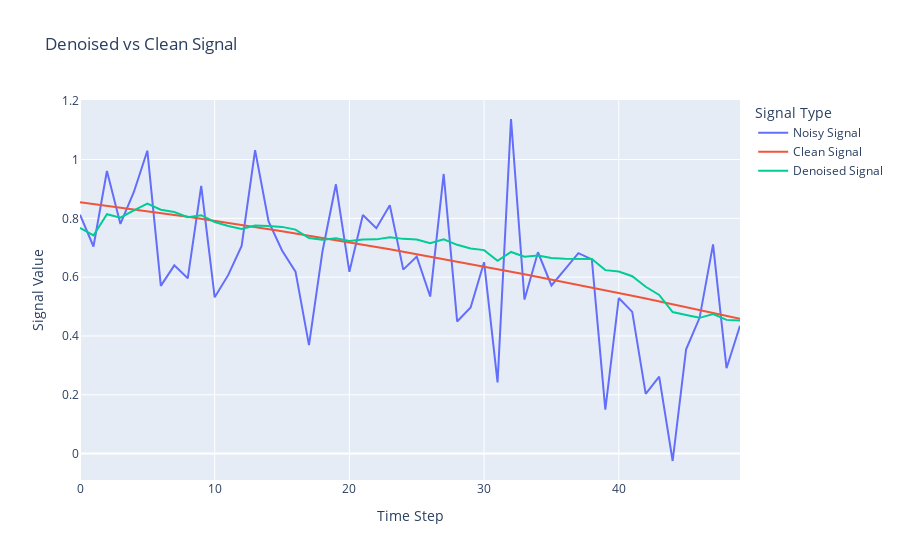

Notebook cell for this chart:
### Markdown cell above
## Inference data

### Code cell
# 加载模型
device = torch.device("cuda" if torch.cuda.is_available() else "cpu")

# 假设你有一个定义好的模型类
model = LSTMDenoiser(input_size=1, hidden_size=64, num_layers=2)
model.to(device)

# 加载已训练的模型权重
checkpoint = torch.load("models/best_model.pth", map_location=device)
model.load_state_dict(checkpoint['model_state_dict'])
model.eval()  # 设置模型为评估模式

# 预测降噪结果
with torch.no_grad():
    denoised_signal = model(final_noisy_batches[0][15].to(device))  # 添加 batch 维度 (1, sequence_length, input_size)
    denoised_signal = denoised_signal.squeeze(0)  # 移除 batch 维度，形状为 (sequence_length, input_size)

# 绘制降噪结果与干净信号的对比
fig3 = go.Figure()

# 绘制第一个 batch 的噪声信号、干净信号和去噪信号
fig3.add_trace(go.Scatter(y=final_noisy_batches[0][15].squeeze().cpu().numpy(), mode='lines', name='Noisy Signal'))  # 噪声信号
fig3.add_trace(go.Scatter(y=final_clean_batches[0][15].squeeze().cpu().numpy(), mode='lines', name='Clean Signal'))  # 干净信号
fig3.add_trace(go.Scatter(y=denoised_signal.squeeze().cpu().numpy(), mode='lines', name='Denoised Signal'))  # 去噪信号

fig3.update_layout(
    title='Denoised vs Clean Signal',
    xaxis_title='Time Step',
    yaxis_title='Signal Value',
    legend_title='Signal Type'
)

fig3.show()

### Figure 1 — Plotly figure (JSON) as saved in the notebook; plotly's stock layout.template omitted (floating-point values rounded to 4 significant figures)
{"data": [{"mode": "lines", "name": "Noisy Signal", "type": "scatter", "y": [0.8123, 0.7043, 0.9611, 0.7811, 0.8898, 1.03, 0.5702, 0.6401, 0.5962, 0.9106, 0.5314, 0.6068, 0.7061, 1.032, 0.7892, 0.6908, 0.6186, 0.3687, 0.6874, 0.9158, 0.6182, 0.8111, 0.7667, 0.8446, 0.6256, 0.6699, 0.534, 0.951, 0.4494, 0.4968, 0.6508, 0.2421, 1.138, 0.5238, 0.6847, 0.5717, 0.6268, 0.6817, 0.6603, 0.1493, 0.5291, 0.482, 0.203, 0.2617, -0.02535, 0.3547, 0.4617, 0.7117, 0.2904, 0.4348]}, {"mode": "lines", "name": "Clean Signal", "type": "scatter", "y": [0.855, 0.8491, 0.8431, 0.837, 0.8309, 0.8246, 0.8182, 0.8117, 0.8051, 0.7984, 0.7916, 0.7847, 0.7777, 0.7707, 0.7635, 0.7562, 0.7488, 0.7413, 0.7338, 0.7261, 0.7184, 0.7106, 0.7026, 0.6946, 0.6865, 0.6783, 0.6701, 0.6617, 0.6533, 0.6447, 0.6361, 0.6275, 0.6187, 0.6099, 0.601, 0.592, 0.5829, 0.5738, 0.5646, 0.5553, 0.5459, 0.5365, 0.527, 0.5175, 0.5079, 0.4982, 0.4884, 0.4786, 0.4688, 0.4589]}, {"mode": "lines", "name": "Denoised Signal", "type": "scatter", "y": [0.7673, 0.742, 0.8139, 0.8021, 0.8275, 0.8505, 0.8294, 0.8216, 0.8042, 0.8107, 0.7876, 0.7741, 0.7643, 0.7758, 0.7741, 0.7709, 0.7616, 0.733, 0.7274, 0.7323, 0.7227, 0.7279, 0.7285, 0.7356, 0.7302, 0.7283, 0.7158, 0.7285, 0.7099, 0.6975, 0.6919, 0.6556, 0.6857, 0.6697, 0.6734, 0.6653, 0.6629, 0.6628, 0.6619, 0.6239, 0.619, 0.6032, 0.5673, 0.5395, 0.4814, 0.4713, 0.4616, 0.4746, 0.4547, 0.453]}], "layout": {"legend": {"title": {"text": "Signal Type"}}, "title": {"text": "Denoised vs Clean Signal"}, "xaxis": {"title": {"text": "Time Step"}}, "yaxis": {"title": {"text": "Signal Value"}}}}
